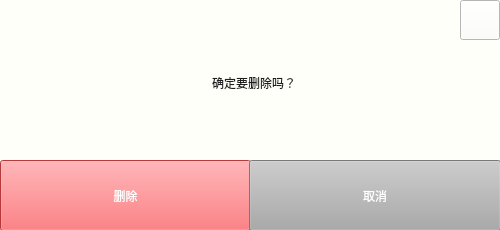
<?xml version="1.0" encoding="UTF-8"?>
<ui version="4.0">
 <class>delete_Dialog</class>
 <widget class="QMainWindow" name="delete_Dialog">
  <property name="geometry">
   <rect>
    <x>0</x>
    <y>0</y>
    <width>500</width>
    <height>230</height>
   </rect>
  </property>
  <property name="windowTitle">
   <string>MainWindow</string>
  </property>
  <property name="styleSheet">
   <string notr="true">background-color: rgb(255, 255, 250);</string>
  </property>
  <widget class="QWidget" name="centralwidget">
   <widget class="QPushButton" name="btn_yes">
    <property name="geometry">
     <rect>
      <x>0</x>
      <y>160</y>
      <width>251</width>
      <height>71</height>
     </rect>
    </property>
    <property name="styleSheet">
     <string notr="true">QPushButton
{ 
color: rgb(255, 255, 255);
font: 14pt &quot;微软雅黑&quot;;
background-color: rgb(255, 78, 81);
}
QPushButton:hover
{
background-color: rgb(255, 0, 4);
}
QPushButton:pressed
{   
background-color: rgb(214, 0, 3);
}</string>
    </property>
    <property name="text">
     <string>删除</string>
    </property>
   </widget>
   <widget class="QPushButton" name="btn_no">
    <property name="geometry">
     <rect>
      <x>249</x>
      <y>160</y>
      <width>252</width>
      <height>71</height>
     </rect>
    </property>
    <property name="styleSheet">
     <string notr="true">QPushButton
{ 
color: rgb(255, 255, 255);
font: 14pt &quot;微软雅黑&quot;;
background-color: rgb(170, 170, 170);
}
QPushButton:hover
{
background-color: rgb(89, 89, 89);
}
QPushButton:pressed
{   
background-color: rgb(39, 39, 39);
}</string>
    </property>
    <property name="text">
     <string>取消</string>
    </property>
   </widget>
   <widget class="QPushButton" name="btn_close">
    <property name="geometry">
     <rect>
      <x>460</x>
      <y>0</y>
      <width>40</width>
      <height>40</height>
     </rect>
    </property>
    <property name="styleSheet">
     <string notr="true">QPushButton
{ 
border-image: url(:/res/image/dialog_close_normal.png);
}
QPushButton:hover
{
border-image: url(:/res/image/dialog_close_hover.png);
}
QPushButton:pressed
{   
border-image: url(:/res/image/dialog_close_pressed.png);
}</string>
    </property>
    <property name="text">
     <string/>
    </property>
   </widget>
   <widget class="QLabel" name="label">
    <property name="geometry">
     <rect>
      <x>100</x>
      <y>60</y>
      <width>308</width>
      <height>46</height>
     </rect>
    </property>
    <property name="styleSheet">
     <string notr="true">color: rgb(31, 31, 31);
font: 14pt &quot;宋体&quot;;</string>
    </property>
    <property name="text">
     <string>确定要删除吗？</string>
    </property>
    <property name="alignment">
     <set>Qt::AlignCenter</set>
    </property>
   </widget>
  </widget>
 </widget>
 <resources/>
 <connections/>
</ui>
